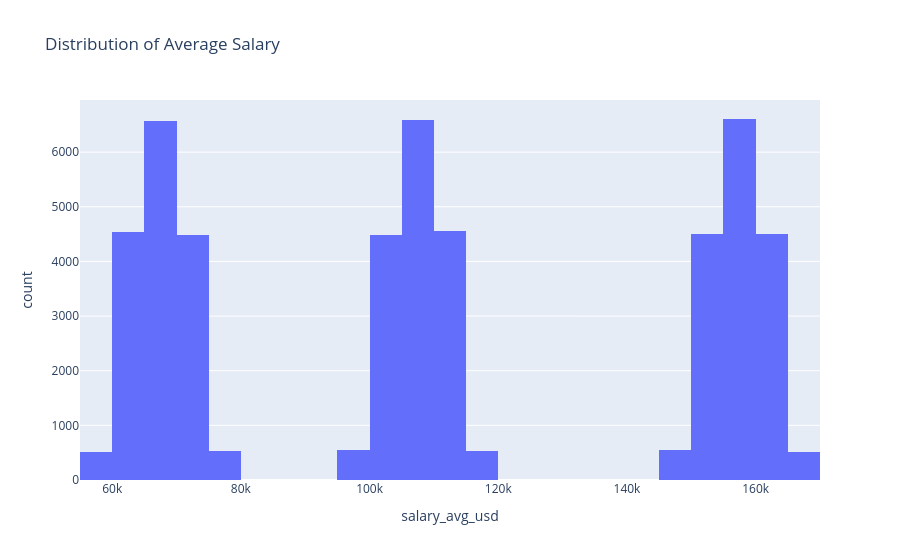

Notebook source saved alongside this figure:
### Code cell
import plotly.express as px
fig = px.histogram(
    jobs,
    x="salary_avg_usd",
    nbins=50,
    title="Distribution of Average Salary"
)
fig.show()

### Figure 1 — Plotly figure (JSON) as saved in the notebook; plotly's stock layout.template omitted (floating-point values rounded to 4 significant figures; data arrays with more than 128 entries replaced by an {"elided": "..."} marker saying what was removed)
{"data": [{"alignmentgroup": "True", "bingroup": "x", "hovertemplate": "salary_avg_usd=%{x}<br>count=%{y}<extra></extra>", "legendgroup": "", "marker": {"color": "#636efa", "pattern": {"shape": ""}}, "name": "", "nbinsx": 50, "offsetgroup": "", "orientation": "v", "showlegend": false, "type": "histogram", "x": {"elided": "50000 float values"}, "xaxis": "x", "yaxis": "y"}], "layout": {"autosize": true, "barmode": "relative", "legend": {"tracegroupgap": 0}, "title": {"text": "Distribution of Average Salary"}, "xaxis": {"anchor": "y", "autorange": true, "domain": [0, 1], "range": [55000, 170000], "title": {"text": "salary_avg_usd"}, "type": "linear"}, "yaxis": {"anchor": "x", "autorange": true, "domain": [0, 1], "range": [0, 6954.0], "title": {"text": "count"}}}}
